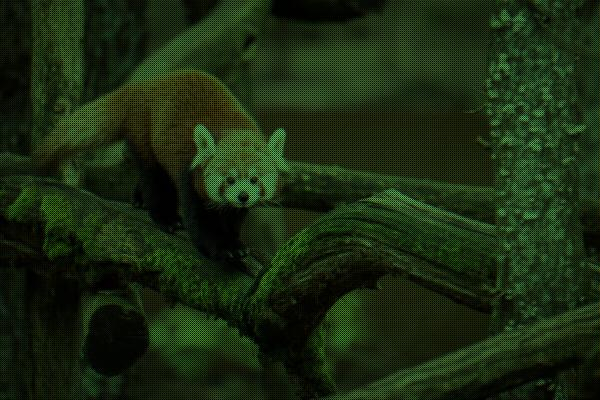
#> input picture demosaicking/CFA/Bayer/panda.jpg, 600 x 400 px, found by its file name
$ python fourier-image.py
#> lines starting #> are read from the running program, lines starting #| are printed output that depends on the picture
import numpy as np
import matplotlib.pyplot as plt
from scipy import fftpack
from skimage import io

# Load an image (replace 'your_image_path' with the actual path to your image)
image = io.imread(r"demosaicking/CFA/Bayer/panda.jpg")
#> image is the input picture: shape (400, 600, 3); mean R, G, B 26, 41.5, 17.3

# Separate RGB channels
red_channel, green_channel, blue_channel = [image[:, :, i] for i in range(3)]
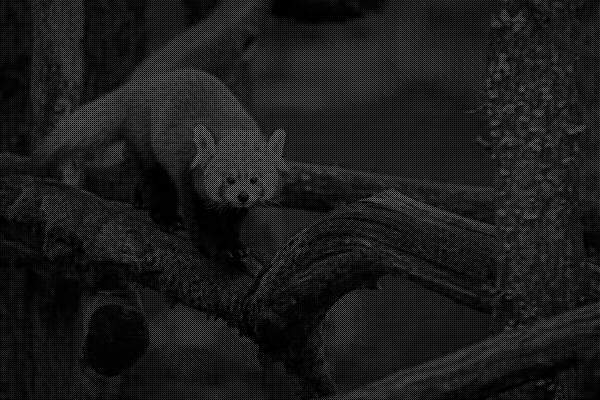
#> red_channel: shape (400, 600); min 0, max 146, mean 26
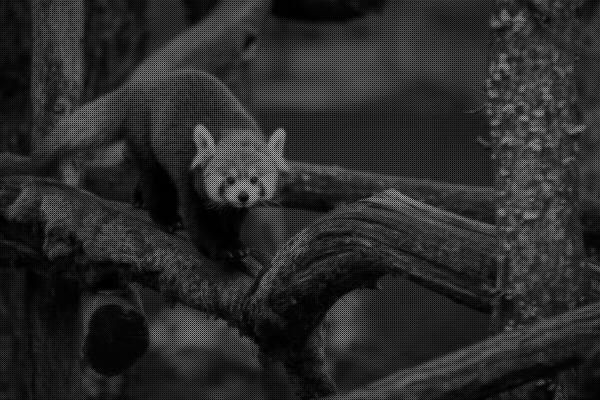
#> green_channel: shape (400, 600); min 0, max 199, mean 41.5
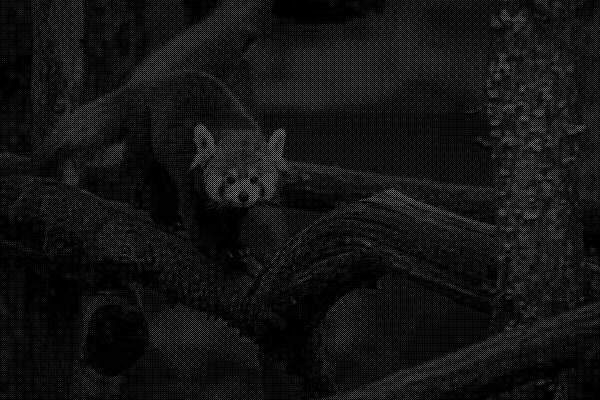
#> blue_channel: shape (400, 600); min 0, max 138, mean 17.3

# Apply Fourier transform and denoise each channel separately using list comprehensions
def denoise_channel(channel):
    channel_fft = fftpack.fft2(channel)

    cutoff_freq = 0.05
    rows, cols = channel.shape
#> rows = 400; cols = 600
    cutoff_row = int(rows * cutoff_freq)
#> cutoff_row = 20
    cutoff_col = int(cols * cutoff_freq)
#> cutoff_col = 30

    channel_fft[:cutoff_row, :] = 0
    channel_fft[:, :cutoff_col] = 0
    channel_fft[-cutoff_row:, :] = 0
    channel_fft[:, -cutoff_col:] = 0

    # Perform inverse Fourier transform to obtain denoised channel
    return np.abs(fftpack.ifft2(channel_fft))
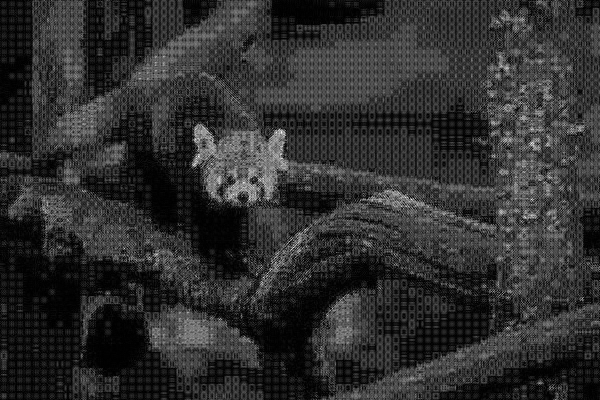
#> returned value: shape (400, 600) float64; min 0.00654, max 74.94, mean 14; drawn with min black and max white

# Apply denoising to each channel using list comprehensions
denoised_red, denoised_green, denoised_blue = [denoise_channel(channel) for channel in [red_channel, green_channel, blue_channel]]
#> in denoise_channel (call 3), `return np.abs(fftpack.ifft2(channel_fft))`:
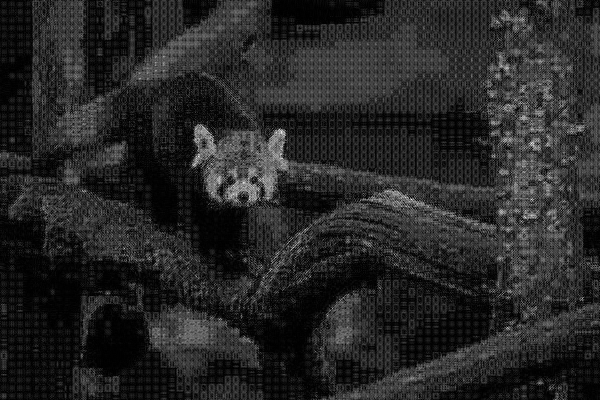
#> returned value: shape (400, 600) float64; min 0.00796, max 76.68, mean 11.8; drawn with min black and max white

# Combine denoised channels into an RGB image
denoised_image = np.stack([denoised_red, denoised_green, denoised_blue], axis=-1)
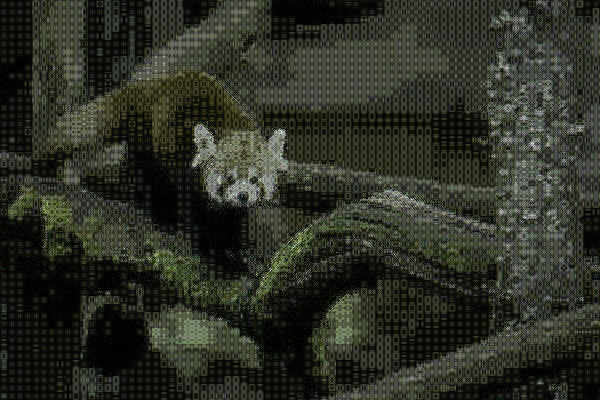
#> denoised_image: shape (400, 600, 3) float64; mean of channels 0, 1, 2 14, 14.8, 11.8; drawn with min black and max white

# Display the original and denoised images
plt.figure(figsize=(12, 6))

plt.subplot(1, 2, 1)
plt.imshow(image)
plt.title('Original Image')

plt.subplot(1, 2, 2)
plt.imshow(np.uint8(denoised_image))
plt.title('Denoised Image')

plt.show()
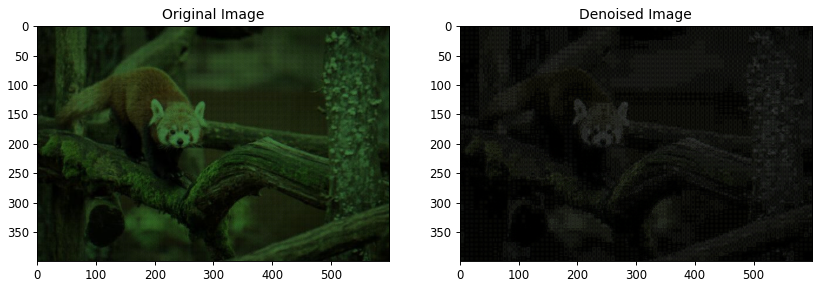
#> figure drawn by matplotlib, 2 panels

$ run again, with demosaicking/CFA/Bayer/milky-way.jpg copied over demosaicking/CFA/Bayer/panda.jpg
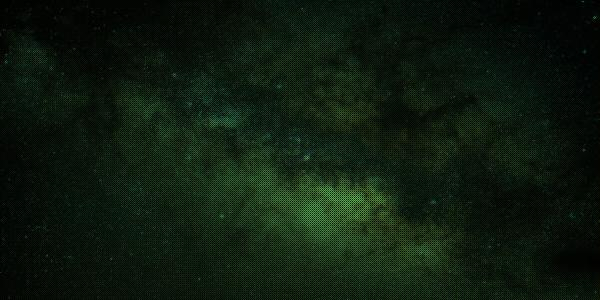
#> input picture demosaicking/CFA/Bayer/milky-way.jpg, 600 x 300 px, found by its file name
#> image is the input picture: shape (300, 600, 3); mean R, G, B 14.5, 27.2, 14.8
#> in denoise_channel, `return np.abs(fftpack.ifft2(channel_fft))`:
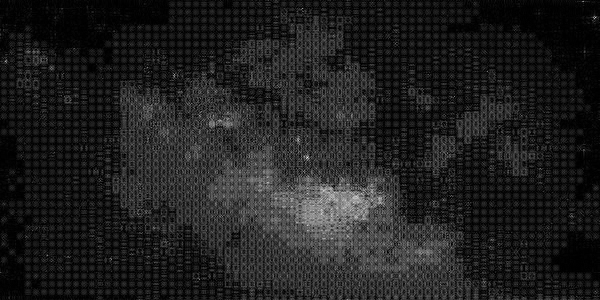
#> returned value: shape (300, 600) float64; min 0.00384, max 69.65, mean 8.9; drawn with min black and max white
#> `plt.show()`:
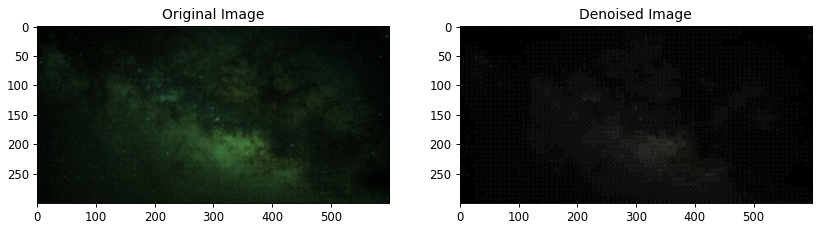
#> figure drawn by matplotlib, 2 panels

$ run again, with demosaicking/CFA/Bayer/mond.jpg copied over demosaicking/CFA/Bayer/panda.jpg
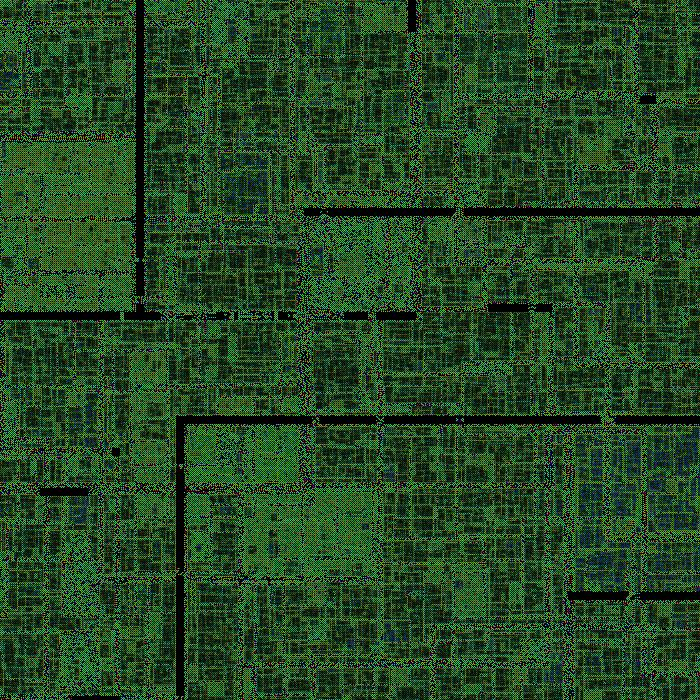
#> input picture demosaicking/CFA/Bayer/mond.jpg, 700 x 700 px, found by its file name
#> image is the input picture: shape (700, 700, 3); mean R, G, B 38.3, 71.5, 37.9
#> in denoise_channel, `return np.abs(fftpack.ifft2(channel_fft))`:
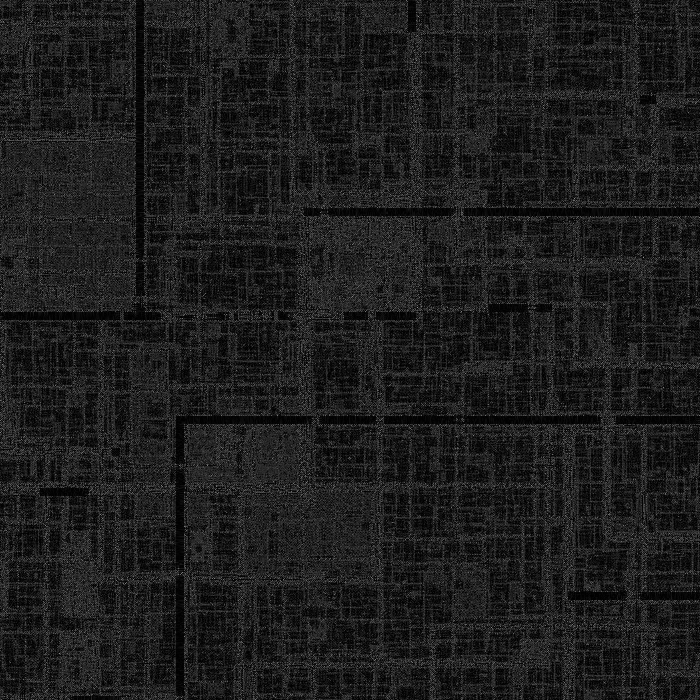
#> returned value: shape (700, 700) float64; min 0.0154, max 149.5, mean 29.6
#> `plt.show()`:
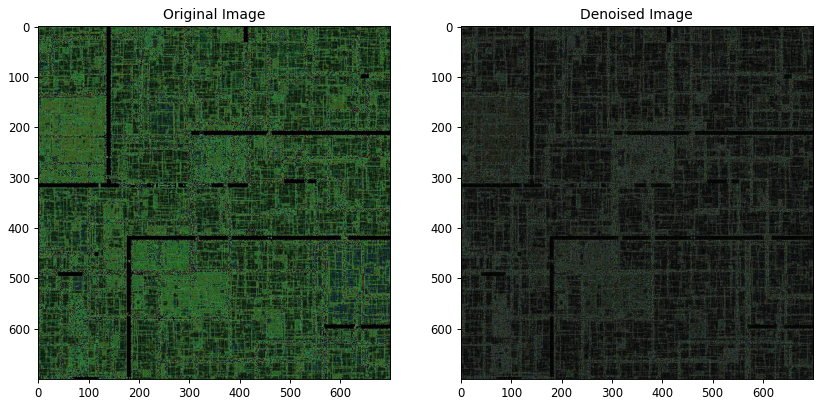
#> figure drawn by matplotlib, 2 panels
